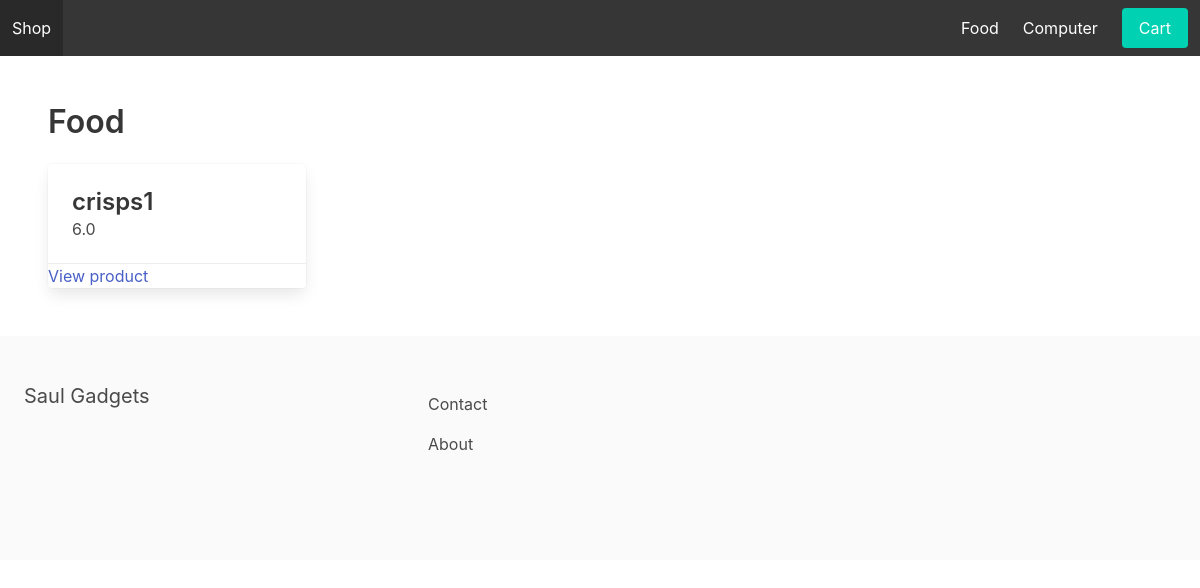
The page /food/ on the database as committed earlier.
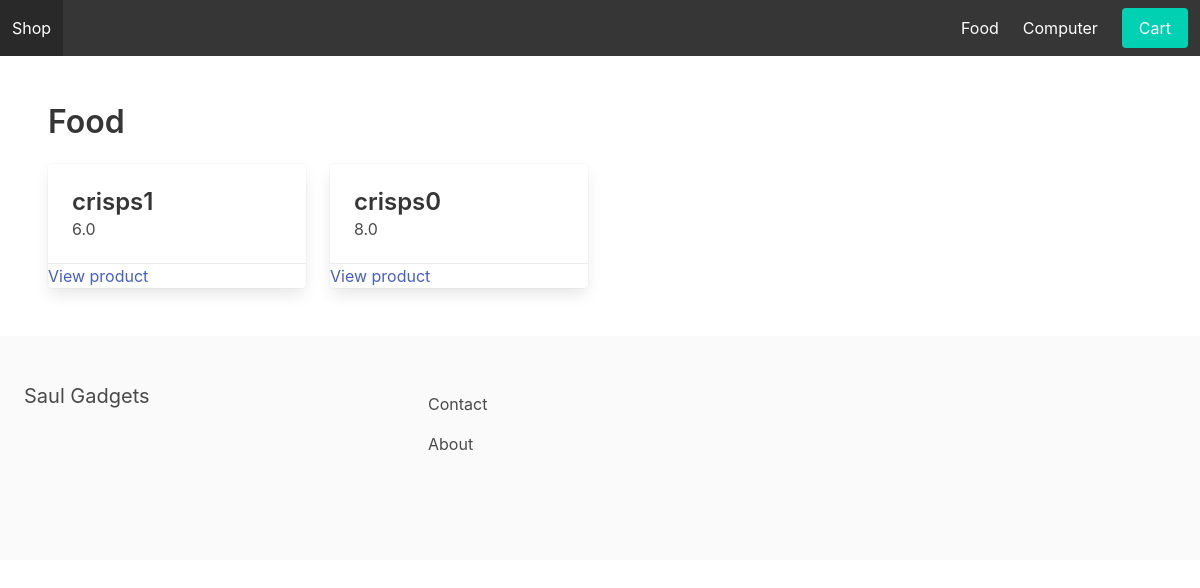
The same page on the database as committed later.
### apps/store/models.py (models this page shows, shortened)
class Category(models.Model):
    title = models.CharField(max_length=255)
    slug = models.SlugField(max_length=255)
    ordering = models.IntegerField(default=0)
    class Meta:
        verbose_name_plural = 'Categories'
        ordering = ('ordering',)

class Product(models.Model):
      category = models.ForeignKey(Category, related_name='products', on_delete=models.CASCADE)
      title = models.CharField(max_length=255)
      slug = models.SlugField(max_length=255)
      description = models.TextField(blank=True, null=True)
      price = models.FloatField()
      id = models.AutoField(primary_key=True)

### apps/store/views.py (the view)
# urls.py: path('<slug:slug>/', category_detail, name='category_detail'),
def category_detail(request, slug):
    category = get_object_or_404(Category, slug=slug)
    products = category.products.all()
    context = {
        'category': category,
        'products': products
    }
    return render(request, 'category_detail.html', context)

### apps/store/context_processor.py (called while the page is built)
def menu_categories(request):
    categories = Category.objects.all()
    return {'menu_categories': categories}

### apps/store/templates/category_detail.html (shortened to what this page needs)
{% extends 'base.html' %}
{% block content %}
    <h1 class="title">{{ category.title }}</h1>
    <div class = "columns is-multiline" >
        {% for product in products %}
            <div class="column is-3">
               <div class="card">
                  <div class="card-content">
                       <div class="media">
                          <div class="media-content">
                             <p class="title is-4">{{ product.title }}</p>
                             <p class="subtitle is-6">{{ product.price }}</p>
                          </div>
                       </div>
                  </div>
                         <footer class="card-footer">
                            <a href="{% url 'product_detail' category.slug product.slug %}" class="cart-footer-item">View product</a>
                         </footer>
               </div>
            </div>
        {% endfor %}
    </div>
{% endblock %}

### apps/core/templates/base.html (shortened to what this page needs)
<html>
	<head>
		<link rel="stylesheet" href="https://cdn.jsdelivr.net/npm/bulma@0.9.0/css/bulma.min.css">
	</head>
	<body>
		<nav class="navbar is-dark">
			<div class="navbar-brand">
				<a class="navbar-item" href="/">Shop</a>
			</div>
			<div id="main-navbar" class="navbar-menu">
				<div class="navbar-end">
					{% for category in menu_categories %}
					    <a href="{% url 'category_detail' category.slug %}" class="navbar-item">{{ category.title }}</a>
					{% endfor %}
					<div class="navbar-item">
						<a href="{% url 'cart' %}" class="button is-primary">Cart</a>
					</div>
				</div>
			</div>
        </nav>
		<section class="section">
			{% block content %}
            {% endblock %}
		</section>
		<footer class="footer">
			<div class="columns">
				<div class="column is-4">
					<h2 class="subtitle">Saul Gadgets</h2>
				</div>
				<div class="column is-8">
					<a href="{% url 'contact' %}" class="navbar-item">Contact</a>
					<a href="{% url 'about' %}" class="navbar-item">About</a>
				</div>
			</div>
		</footer>
	</body>
</html>

Rows that differ between the two databases and show on the page:
added Product: title "crisps0", price "8.0"
